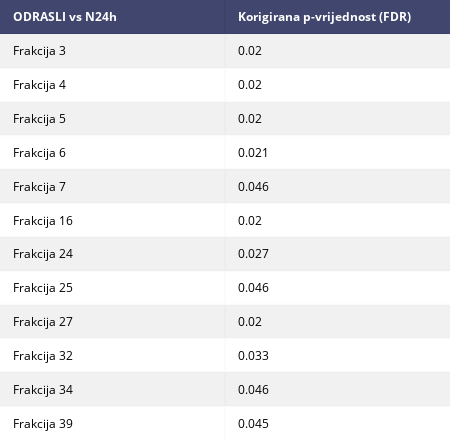

Notebook cell for this chart:
### Code cell
def prep_correction(results_data_dict):
    pvals = []
    # test data
    for i,j in results_data_dict.items():
        counter = 1
        for res in j.values():
            pvals.append(res[1]) # res[0] is Tstat, res[1] is p-val
            counter+=1
    return pvals

all_p_val = prep_correction(results)
corrected = fdr(all_p_val)
res_significant = []
for i in range(len(col_names)):
    if corrected[0][i]:
        res_significant.append([col_names[i], round(corrected[1][i], 3)]) #, corrected[0][i]])

# prep_for_table = [["Peak", "Adjusted p-val", "Significant"]] + res_significant

#for Cro ver
prep_for_table = [["ODRASLI vs N24h", "Korigirana p-vrijednost (FDR)"]] + res_significant[0:12]

sig_table = FF.create_table(prep_for_table, index=False)
sig_table.layout.width=450
plotly.offline.iplot(sig_table, filename='FDR corr results')

### Figure 1 — Plotly figure (JSON) as saved in the notebook; plotly's stock layout.template omitted (floating-point values rounded to 4 significant figures)
{"data": [{"colorscale": [[0, "#00083e"], [0.5, "#ededee"], [1, "#ffffff"]], "hoverinfo": "none", "opacity": 0.75, "showscale": false, "type": "heatmap", "uid": "90850a46-9cab-11e8-bc6b-008cfa48cbd6", "z": [[0, 0], [0.5, 0.5], [1, 1], [0.5, 0.5], [1, 1], [0.5, 0.5], [1, 1], [0.5, 0.5], [1, 1], [0.5, 0.5], [1, 1], [0.5, 0.5], [1, 1]]}], "layout": {"annotations": [{"align": "left", "font": {"color": "#ffffff"}, "showarrow": false, "text": "<b>ODRASLI vs N24h</b>", "x": -0.45, "xanchor": "left", "xref": "x", "y": 0, "yref": "y"}, {"align": "left", "font": {"color": "#ffffff"}, "showarrow": false, "text": "<b>Korigirana p-vrijednost (FDR)</b>", "x": 0.55, "xanchor": "left", "xref": "x", "y": 0, "yref": "y"}, {"align": "left", "font": {"color": "#000000"}, "showarrow": false, "text": "Frakcija 3", "x": -0.45, "xanchor": "left", "xref": "x", "y": 1, "yref": "y"}, {"align": "left", "font": {"color": "#000000"}, "showarrow": false, "text": "0.02", "x": 0.55, "xanchor": "left", "xref": "x", "y": 1, "yref": "y"}, {"align": "left", "font": {"color": "#000000"}, "showarrow": false, "text": "Frakcija 4", "x": -0.45, "xanchor": "left", "xref": "x", "y": 2, "yref": "y"}, {"align": "left", "font": {"color": "#000000"}, "showarrow": false, "text": "0.02", "x": 0.55, "xanchor": "left", "xref": "x", "y": 2, "yref": "y"}, {"align": "left", "font": {"color": "#000000"}, "showarrow": false, "text": "Frakcija 5", "x": -0.45, "xanchor": "left", "xref": "x", "y": 3, "yref": "y"}, {"align": "left", "font": {"color": "#000000"}, "showarrow": false, "text": "0.02", "x": 0.55, "xanchor": "left", "xref": "x", "y": 3, "yref": "y"}, {"align": "left", "font": {"color": "#000000"}, "showarrow": false, "text": "Frakcija 6", "x": -0.45, "xanchor": "left", "xref": "x", "y": 4, "yref": "y"}, {"align": "left", "font": {"color": "#000000"}, "showarrow": false, "text": "0.021", "x": 0.55, "xanchor": "left", "xref": "x", "y": 4, "yref": "y"}, {"align": "left", "font": {"color": "#000000"}, "showarrow": false, "text": "Frakcija 7", "x": -0.45, "xanchor": "left", "xref": "x", "y": 5, "yref": "y"}, {"align": "left", "font": {"color": "#000000"}, "showarrow": false, "text": "0.046", "x": 0.55, "xanchor": "left", "xref": "x", "y": 5, "yref": "y"}, {"align": "left", "font": {"color": "#000000"}, "showarrow": false, "text": "Frakcija 16", "x": -0.45, "xanchor": "left", "xref": "x", "y": 6, "yref": "y"}, {"align": "left", "font": {"color": "#000000"}, "showarrow": false, "text": "0.02", "x": 0.55, "xanchor": "left", "xref": "x", "y": 6, "yref": "y"}, {"align": "left", "font": {"color": "#000000"}, "showarrow": false, "text": "Frakcija 24", "x": -0.45, "xanchor": "left", "xref": "x", "y": 7, "yref": "y"}, {"align": "left", "font": {"color": "#000000"}, "showarrow": false, "text": "0.027", "x": 0.55, "xanchor": "left", "xref": "x", "y": 7, "yref": "y"}, {"align": "left", "font": {"color": "#000000"}, "showarrow": false, "text": "Frakcija 25", "x": -0.45, "xanchor": "left", "xref": "x", "y": 8, "yref": "y"}, {"align": "left", "font": {"color": "#000000"}, "showarrow": false, "text": "0.046", "x": 0.55, "xanchor": "left", "xref": "x", "y": 8, "yref": "y"}, {"align": "left", "font": {"color": "#000000"}, "showarrow": false, "text": "Frakcija 27", "x": -0.45, "xanchor": "left", "xref": "x", "y": 9, "yref": "y"}, {"align": "left", "font": {"color": "#000000"}, "showarrow": false, "text": "0.02", "x": 0.55, "xanchor": "left", "xref": "x", "y": 9, "yref": "y"}, {"align": "left", "font": {"color": "#000000"}, "showarrow": false, "text": "Frakcija 32", "x": -0.45, "xanchor": "left", "xref": "x", "y": 10, "yref": "y"}, {"align": "left", "font": {"color": "#000000"}, "showarrow": false, "text": "0.033", "x": 0.55, "xanchor": "left", "xref": "x", "y": 10, "yref": "y"}, {"align": "left", "font": {"color": "#000000"}, "showarrow": false, "text": "Frakcija 34", "x": -0.45, "xanchor": "left", "xref": "x", "y": 11, "yref": "y"}, {"align": "left", "font": {"color": "#000000"}, "showarrow": false, "text": "0.046", "x": 0.55, "xanchor": "left", "xref": "x", "y": 11, "yref": "y"}, {"align": "left", "font": {"color": "#000000"}, "showarrow": false, "text": "Frakcija 39", "x": -0.45, "xanchor": "left", "xref": "x", "y": 12, "yref": "y"}, {"align": "left", "font": {"color": "#000000"}, "showarrow": false, "text": "0.045", "x": 0.55, "xanchor": "left", "xref": "x", "y": 12, "yref": "y"}], "height": 440, "margin": {"b": 0, "l": 0, "r": 0, "t": 0}, "width": 450, "xaxis": {"dtick": 1, "gridwidth": 2, "showticklabels": false, "tick0": -0.5, "ticks": "", "zeroline": false}, "yaxis": {"autorange": "reversed", "dtick": 1, "gridwidth": 2, "showticklabels": false, "tick0": 0.5, "ticks": "", "zeroline": false}}}
